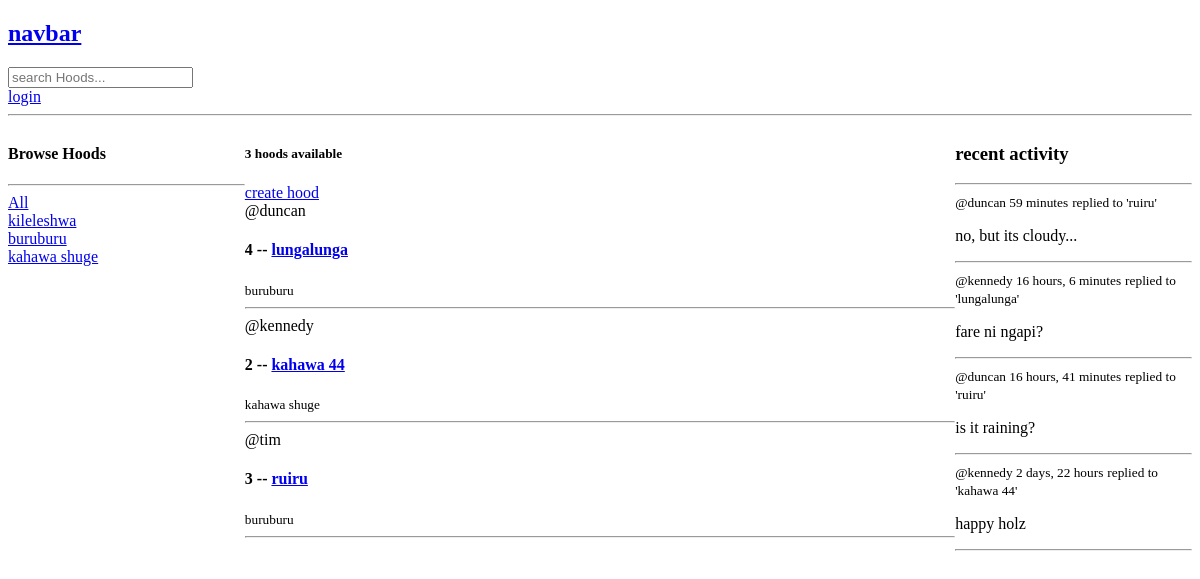
Before: / with the older database file.
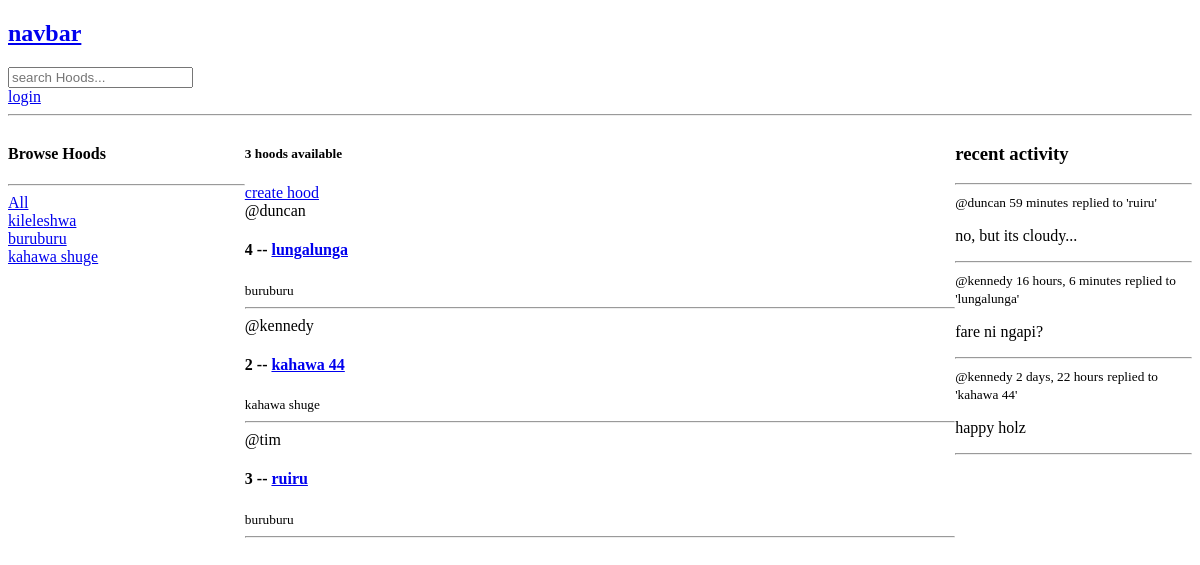
After: the same page with the newer database file.
### app/models.py (models this page shows, shortened)
class Location(models.Model):
    name = models.CharField(max_length=200)

class Hood(models.Model):
    host = models.ForeignKey(User, on_delete=models.SET_NULL, null=True)
    name = models.CharField(max_length=100)
    location = models.ForeignKey(Location, on_delete=models.SET_NULL, null=True)
    occupants = models.ManyToManyField(User, related_name='occupants', blank=True)
    updated = models.DateTimeField(auto_now=True)
    created = models.DateTimeField(auto_now_add=True)
    class Meta:
        ordering = ['-updated', '-created']
    def __str__(self):
        return self.name

class Post(models.Model):
    user = models.ForeignKey(User, on_delete=models.CASCADE)
    hood = models.ForeignKey(Hood, on_delete=models.CASCADE)
    body = models.TextField()
    updated = models.DateTimeField(auto_now=True)
    created = models.DateTimeField(auto_now_add=True)
    class Meta:
        ordering = ['-updated', '-created']
    def __str__(self):
        return self.body[0:50]

### app/views.py (the view)
# urls.py: path('', views.home, name='home'),
def home(request):
    q = request.GET.get('q') if request.GET.get('q') != None else ''
    hoods = Hood.objects.filter(Q(location__name__icontains=q) | Q(name__icontains=q))
    locations = Location.objects.all()
    hood_count = hoods.count()
    posts = Post.objects.filter(Q(hood__location__name__icontains=q))
    context = {
        'hoods':hoods,
        'locations':locations,
        'hood_count':hood_count,
        'posts':posts
    }
    return render(request, 'app/home.html', context)

### app/templates/app/home.html (shortened to what this page needs)
{% extends 'base.html' %}
{% block content %}
<div class="container home-container">
        <div>
            <h4>Browse Hoods</h4>
            <hr>
            <div>
                <a href="{% url 'home' %}">All</a>
            </div>
            {% for locale in locations %}
                <div>
                    <a href="{% url 'home' %}?q={{ locale.name }}">{{ locale.name }}</a>
                </div>
            {% endfor %}
        </div>
        <div>
            <h5>{{ hood_count }} hoods available</h5>
            <a href="{% url 'create_hood' %}">create hood</a>
            {% for hood in hoods %}
            <div>
                <span>@{{ hood.host.username }}</span>
                <h4>{{ hood.id }} -- <a href="{% url 'hood' hood.id %}">{{ hood.name }}</a></h4>
                <small>{{hood.location.name}}</small>
                <hr>
            </div>
            {% endfor %}
        </div>
        <div>
            <h3>recent activity</h3>
            <hr>
            {% for post in posts %}
                <div>
                    <small>@{{ post.user }} {{ post.created | timesince }}</small>
                    <small>replied to '{{ post.hood }}'</small>
                    <p>{{ post }}</p>
                    <hr>
                </div>
            {% endfor %}
        </div>
</div>
{% endblock %}

Changed rows visible on the page:
removed Post: user "duncan", created "16 hours, 41 minutes", hood "ruiru", body "is it raining?"
